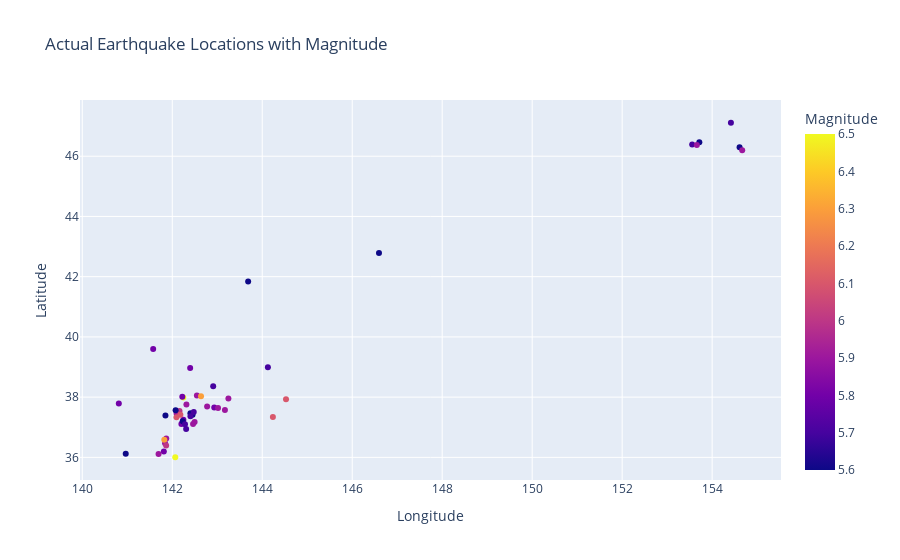

This figure's notebook cell:
### Code cell
import pandas as pd
import numpy as np
import matplotlib.pyplot as plt
import seaborn as sns
import plotly.express as px
import folium

from sklearn.model_selection import train_test_split, GridSearchCV
from sklearn.preprocessing import StandardScaler
from sklearn.ensemble import RandomForestRegressor
from xgboost import XGBRegressor
from sklearn.neural_network import MLPRegressor
from sklearn.metrics import mean_absolute_error, mean_squared_error, r2_score

data = pd.read_csv("/Users/yangzedong/Desktop/Glasgow/mechine learning/Japan earthquakes 2001 - 2018.csv")

data["time"] = pd.to_datetime(data["time"])
data.sort_values(by="time", inplace=True)
data["year"] = data["time"].dt.year
data["month"] = data["time"].dt.month
data["day"] = data["time"].dt.day
data["hour"] = data["time"].dt.hour
data["minute"] = data["time"].dt.minute
selected_features = ["year", "month", "day", "hour", "minute", "depth", "gap", "nst", "magNst"]
targets = ["latitude", "longitude", "mag"]
data = data[data["mag"] > 5.5]
data_clean = data.dropna(subset=selected_features + targets)
X = data_clean[selected_features]
y = data_clean[targets]
scaler = StandardScaler()
X_scaled = scaler.fit_transform(X)


X_train, X_test, y_train, y_test = train_test_split(
    X_scaled, y, test_size=0.2, random_state=42
)


rf_model = RandomForestRegressor(random_state=42)
param_grid_rf = {
    "n_estimators": [100, 500],
    "max_depth": [None, 10, 20],
    "min_samples_split": [2, 5]
}
rf_search = GridSearchCV(rf_model, param_grid_rf, cv=3, scoring="neg_mean_squared_error", verbose=1)
rf_search.fit(X_train, y_train)
best_rf = rf_search.best_estimator_
y_pred_rf = best_rf.predict(X_test)


mae = mean_absolute_error(y_test, y_pred_rf)
mse = mean_squared_error(y_test, y_pred_rf)
r2 = r2_score(y_test, y_pred_rf)

print(f"MAE: {mae}")
print(f"MSE: {mse}")
print(f"R2 Score: {r2}")

fig = px.scatter(
    x=y_test["longitude"], y=y_test["latitude"], color=y_test["mag"],
    labels={"x": "Longitude", "y": "Latitude", "color": "Magnitude"},
    title="Actual Earthquake Locations with Magnitude"
)
fig.add_trace(px.scatter(
    x=y_pred_rf[:, 1], y=y_pred_rf[:, 0], color=y_test["mag"],
    labels={"x": "Longitude", "y": "Latitude", "color": "Magnitude"}
).data[0])
fig.show()

### Figure 1 — Plotly figure (JSON) as saved in the notebook; plotly's stock layout.template omitted (floating-point values rounded to 4 significant figures)
{"data": [{"hovertemplate": "Longitude=%{x}<br>Latitude=%{y}<br>Magnitude=%{marker.color}<extra></extra>", "legendgroup": "", "marker": {"color": [5.8, 6.1, 5.6, 5.8, 5.9, 5.9, 5.8, 5.7, 5.9, 5.7, 5.7, 6.3, 5.9, 6.5, 5.6, 5.8, 6.0, 5.6, 5.6, 5.9, 6.1, 5.9, 5.9, 5.7, 5.6], "coloraxis": "coloraxis", "symbol": "circle"}, "mode": "markers", "name": "", "orientation": "v", "showlegend": false, "type": "scatter", "x": [141.6, 144.2, 154.6, 142.4, 141.8, 142.1, 141.8, 154.4, 141.9, 144.1, 142.9, 141.8, 154.7, 142.1, 142.5, 140.8, 141.9, 143.7, 141.0, 142.5, 144.5, 143.2, 141.7, 142.3, 142.4], "xaxis": "x", "y": [39.6, 37.34, 46.3, 38.96, 36.47, 37.45, 36.2, 47.11, 36.62, 38.99, 38.36, 36.59, 46.2, 36.0, 37.42, 37.79, 36.4, 41.84, 36.12, 38.05, 37.93, 37.96, 36.11, 36.94, 37.47], "yaxis": "y"}, {"hovertemplate": "Longitude=%{x}<br>Latitude=%{y}<br>Magnitude=%{marker.color}<extra></extra>", "legendgroup": "", "marker": {"color": [5.8, 6.1, 5.6, 5.8, 5.9, 5.9, 5.8, 5.7, 5.9, 5.7, 5.7, 6.3, 5.9, 6.5, 5.6, 5.8, 6.0, 5.6, 5.6, 5.9, 6.1, 5.9, 5.9, 5.7, 5.6], "coloraxis": "coloraxis", "symbol": "circle"}, "mode": "markers", "name": "", "orientation": "v", "showlegend": false, "type": "scatter", "x": [142.2, 142.1, 153.7, 142.9, 143.0, 142.5, 142.2, 153.6, 142.8, 142.4, 142.5, 142.6, 153.7, 142.2, 142.2, 142.2, 142.2, 146.6, 141.8, 142.3, 142.2, 142.5, 143.2, 142.3, 142.1], "xaxis": "x", "y": [37.25, 37.33, 46.46, 37.66, 37.64, 37.11, 37.11, 46.39, 37.69, 37.37, 37.5, 38.03, 46.37, 37.98, 37.2, 38.01, 37.54, 42.79, 37.39, 37.75, 37.42, 37.18, 37.57, 37.1, 37.56], "yaxis": "y"}], "layout": {"coloraxis": {"colorbar": {"title": {"text": "Magnitude"}}, "colorscale": [[0, "#0d0887"], [0.1111, "#46039f"], [0.2222, "#7201a8"], [0.3333, "#9c179e"], [0.4444, "#bd3786"], [0.5556, "#d8576b"], [0.6667, "#ed7953"], [0.7778, "#fb9f3a"], [0.8889, "#fdca26"], [1, "#f0f921"]]}, "legend": {"tracegroupgap": 0}, "title": {"text": "Actual Earthquake Locations with Magnitude"}, "xaxis": {"anchor": "y", "domain": [0, 1], "title": {"text": "Longitude"}}, "yaxis": {"anchor": "x", "domain": [0, 1], "title": {"text": "Latitude"}}}}
